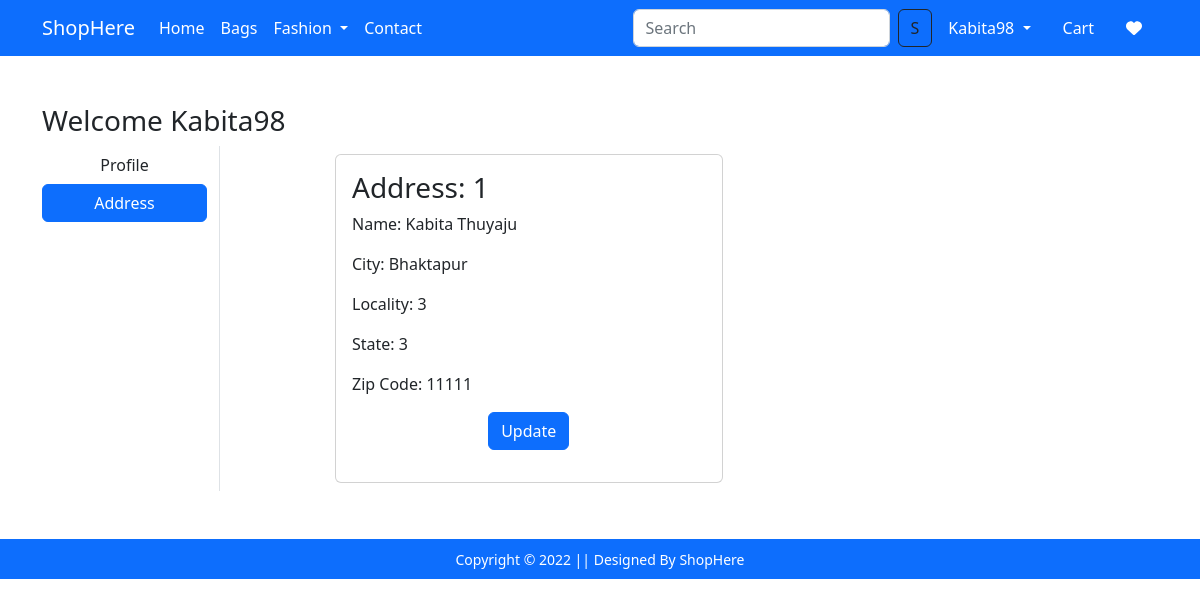
/address/ (signed in), run on the app's committed database.
### app/models.py (models this page shows, shortened)
class Customer(models.Model):
    user=models.ForeignKey(User, on_delete=models.CASCADE)
    name=models.CharField(max_length=200)
    locality=models.CharField(max_length=200)
    city=models.CharField(max_length=50)
    zipcode=models.IntegerField()
    state=models.CharField(choices=STATE_CHOICES,max_length=200)

### app/views.py (the view)
# urls.py: path('address/',views.address,name='address'),
@login_required
def address(request):
    add=Customer.objects.filter(user=request.user)
    return render(request, 'app/address.html',{'add':add, 'active':'btn-primary'})

### app/templates/app/address.html (shortened to what this page needs)
{% extends 'app/base.html' %}
{% load static %}
{% block main_content %}
<div class="container my-5">
    <div class="row">
        <h3>Welcome {{request.user.username|capfirst}}</h3>
        <div class="col-sm-2 border-end">
            <ul class="list-unstyled">
                <li class="d-grid"><a href="{% url 'profile' %}" class="btn">Profile</a></li>
                <li class="d-grid"><a href="{% url 'address' %}" class="btn {{active}}">Address</a></li>
            </ul>
        </div>
        <div class="col-sm-9 offset-sm-1">
            <div class="row">
                {% for ad in add %}
                    <div class="col-sm-6">
                        <div class="card m-2">
                            <div class="card-body">
                                <h3>Address: {{forloop.counter}}</h3>
                                <p>Name: {{ad.name}}</p>
                                <p>City: {{ad.city}}</p>
                                <p>Locality: {{ad.state}}</p>
                                <p>State: {{ad.state}}</p>
                                <p>Zip Code: {{ad.zipcode}}</p>
                                <p class="text-center"><a href="{% url 'updateaddress' pk=ad.id %}" type="button" class="btn btn-primary">Update</a></p>
                            </div>
                        </div>
                    </div>
                {% endfor %}
            </div>
        </div>
    </div>
</div>
{% endblock main_content %}

### app/templates/app/base.html (shortened to what this page needs)
<!DOCTYPE html>
{% load static %}
<html lang="en">
<head>
    <link href="https://cdn.jsdelivr.net/npm/bootstrap@5.2.3/dist/css/bootstrap.min.css" rel="stylesheet"
>
    <link rel="stylesheet" href="{% static 'app/css/owl.carousel.min.css' %}">
    <link rel="stylesheet" href="{% static 'app/css/all.min.css' %}">
    <link rel="stylesheet" href="{% static 'app/css/style.css' %}">
</head>
<body>
    <nav class="navbar navbar-expand-lg navbar-dark bg-primary">
        <div class="container">
          <a class="navbar-brand" href="/">ShopHere</a>
          <div class="collapse navbar-collapse" id="navbarSupportedContent">
            <ul class="navbar-nav me-auto mb-2 mb-lg-0">
                <li class="nav-item">
                  <a class="nav-link active" aria-current="page" href="/">Home</a>
                </li>
                <li class="nav-item">
                  <a class="nav-link text-white" href="{% url 'bags' %}">Bags</a>
                </li>
                <li class="nav-item dropdown">
                  <a class="nav-link dropdown-toggle text-white" href="" role="button" data-bs-toggle="dropdown" aria-expanded="false">
                    Fashion
                  </a>
                </li>
                <li class="nav-item">
                  <a class="nav-link text-white" href="{% url 'contact' %}">Contact</a>
                </li>
            </ul>
            <form class="d-flex" role="search" action="/search">
              <input class="form-control me-2" type="search" placeholder="Search" name="search" aria-label="Search">
              <button class="btn btn-outline-dark" type="submit">S</button>
            </form>
            <div>
                <ul class="navbar-nav me-auto mb-2 mb-lg-0">
                  {% if request.user.is_authenticated %}
                    <li class="nav-item dropdown mx-2">
                        <a class="nav-link dropdown-toggle text-white" href="#" id="profileDropdown" role="button"
                        data-bs-toggle="dropdown" aria-expanded="false">
                        {{request.user|capfirst}}
                        </a>
                    </li>
                    <li class="nav-item mx-2">
                        <a href="{% url 'show_cart' %}" class="nav-link text-white">
                            Cart
                        </a>
                    </li>
                    <li class="nav-item mx-2">
                      <a href="{% url 'showwishlist' %}" class="nav-link text-white">
                        <i class="fa-solid fa-heart"></i>
                      </a>
                    </li>
                    {% endif %}
                </ul>
            </div>
          </div>
        </div>
      </nav>
    {% block main_content %}{% endblock main_content %}
      <footer class="container-fluid bg-primary text-center p-2 mt-5">
        <small class="text-white">Copyright &copy; 2022 || Designed By ShopHere</small>
</body>
</html>

### data on the page
Customer: name "Kabita Thuyaju", city "Bhaktapur", state "3", zipcode "11111"

### other printed values
{{ request.user|capfirst }} "Kabita98"
{{ request.user.username|capfirst }} "Kabita98"
